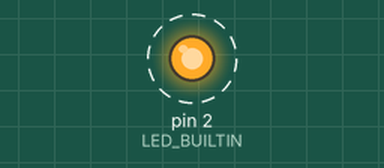
The sketch below on a simulated Arduino Uno, built with avr-gcc and run on an emulated ATmega328P. Parts: output pins drawn as LEDs (lit = HIGH). Dashed ring = blinking. What the sketch prints to the serial monitor is not drawn.

Above: at 0.5 s.
Timing chart, 0 to 4.6 s (numbered marks = the images above):
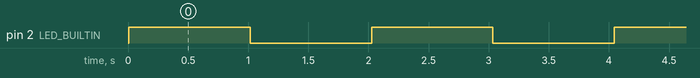

The sketch:

week-2.ino.ino
```cpp
#define LED_BUILTIN 2
void setup() {
  // put your setup code here, to run once:
  Serial.begin(9600); //print to monitor becuae set begin

  pinMode(LED_BUILTIN, OUTPUT);
}

void loop() {
 Serial.print("สวัสดี พีรธรรม แก้วกองกูล\n");

 digitalWrite(LED_BUILTIN, 1);
  Serial.print("light ... ");
 delay(1000);


digitalWrite(LED_BUILTIN, 0);
Serial.print("no light ... ");
 delay(1000);


}
```

Measured:
- by itself, pin 2 (LED_BUILTIN): alternates HIGH for 1.0 s and LOW for 1.0 s
